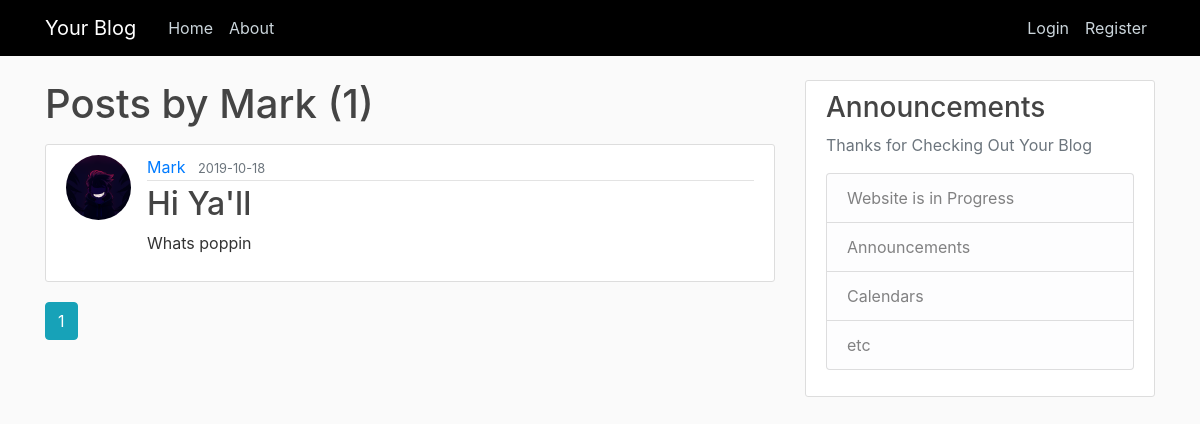
Page /user/Mark on the earlier database version.
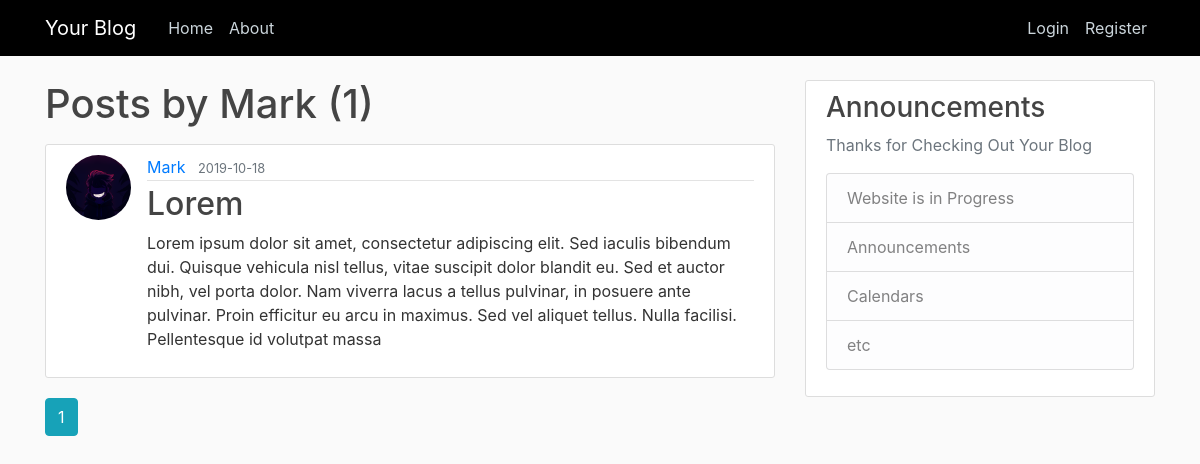
Same page on the later database version.
### flaskblog/models.py (models this page shows, shortened)
class Post(db.Model):
    id = db.Column(db.Integer, primary_key=True)
    title = db.Column(db.String(100), nullable=False)
    date_posted = db.Column(db.DateTime, nullable=False, default=datetime.utcnow)
    content = db.Column(db.Text, nullable=False)
    user_id = db.Column(db.Integer, db.ForeignKey('user.id'), nullable=False)

class User(db.Model, UserMixin):
    id = db.Column(db.Integer, primary_key=True)
    username = db.Column(db.String(20), unique=True, nullable=False)
    email = db.Column(db.String(120), unique=True, nullable=False)
    image_file = db.Column(db.String(20), nullable=False, default='default.jpg')
    password = db.Column(db.String(60), nullable=False)
    posts = db.relationship('Post', backref='author', lazy=True)

### flaskblog/routes.py (the view)
@app.route("/user/<string:username>")
def user_posts(username):
    page = request.args.get('page', 1, type=int)
    user = User.query.filter_by(username=username).first_or_404()
    posts = Post.query.filter_by(author=user)\
        .order_by(Post.date_posted.desc())\
        .paginate(page=page, per_page=5)
    return render_template('user_posts.html', posts=posts, user=user)

### flaskblog/templates/user_posts.html
{% extends "layout.html" %}
{% block content %}
    <h1 class="mb-3">Posts by {{ user.username }} ({{ posts.total }})</h1>
    {% for post in posts.items %}
        <article class="media content-section">
          <img class="rounded-circle article-img" src="{{ url_for('static', filename='profile_pics/' + post.author.image_file) }}">
          <div class="media-body">
            <div class="article-metadata">
              <a class="mr-2" href="{{ url_for('user_posts', username=post.author.username) }}">{{ post.author.username }}</a>
              <small class="text-muted">{{ post.date_posted.strftime('%Y-%m-%d') }}</small>
            </div>
            <h2><a class="article-title" href="{{ url_for('post', post_id=post.id) }}">{{ post.title }}</a></h2>
            <p class="article-content">{{ post.content }}</p>
          </div>
        </article>
    {% endfor %}
    {% for page_num in posts.iter_pages(left_edge=1, right_edge=1, left_current=1, right_current=2) %}
      {% if page_num %}
        {% if posts.page == page_num %}
          <a class="btn btn-info mb-4" href="{{ url_for('user_posts', username=user.username, page=page_num) }}">{{ page_num }}</a>
        {% else %}
          <a class="btn btn-outline-info mb-4" href="{{ url_for('user_posts', username=user.username, page=page_num) }}">{{ page_num }}</a>
        {% endif %}
      {% else %}
        ...
      {% endif %}
    {% endfor %}
{% endblock content %}

Differences in the rows shown:
changed Post "Mark": title "Hi Ya'll" → "Lorem"; content "Whats poppin" → "Lorem ipsum dolor sit amet, consectetur adipiscing elit. Sed iaculis bibendum dui. Quisque vehicula nisl tellus, vitae suscipit dolor blandit eu. Sed et auctor nibh, vel porta dolor. Nam viverra lacus a tellus pulvinar, in posuere ante pulvinar. Proin efficitur eu arcu in maximus. Sed vel aliquet tellus. Nulla facilisi. Pellentesque id volutpat massa"
